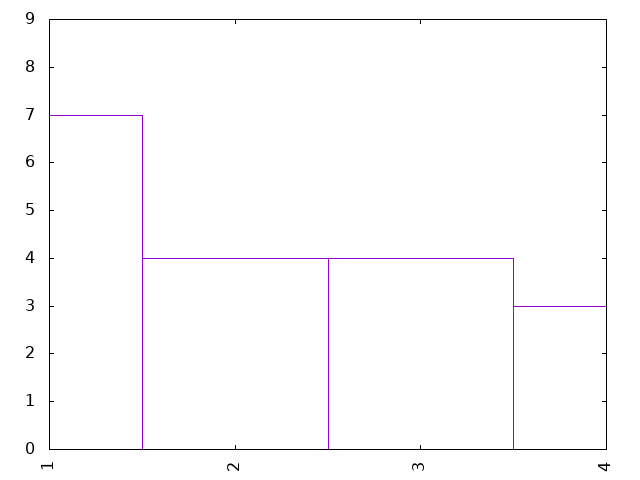

gnuplot code for this plot:
set term png
set out "18-20studytime.png"
set key off
set xtics rotate
set yrange[0:9]

plot '18-20studytime.dat' using 1:xticlabel(2) with boxes
